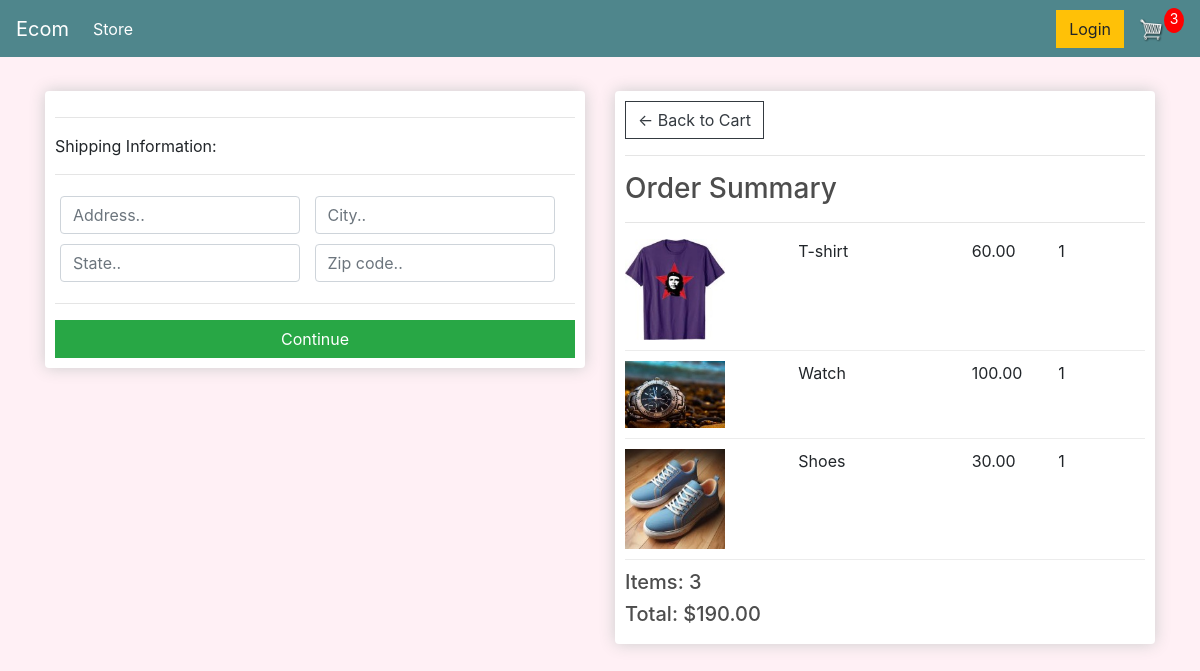
Screenshot of /checkout/ (signed in) with the database file from the repository.
### store/models.py (models this page shows, shortened)
class OrderItem(models.Model):
    product = models.ForeignKey(Product, on_delete=models.SET_NULL, null=True)
    order = models.ForeignKey(Order, on_delete=models.SET_NULL, null=True)
    quantity = models.IntegerField(default=0, null=True, blank=True)
    date_added = models.DateTimeField(auto_now_add=True)
    @property
    def get_total(self):
         total=self.product.price * self.quantity
         return total

class Product(models.Model):
        name=models.CharField(max_length=200)
        price=models.DecimalField(max_digits=7,decimal_places=2)
        digital=models.BooleanField(default=False,null=True,blank=True)#if false its a physicall product needed to be deliverd or shipped
        image = models.ImageField(null=True, blank=True)
        @property
        def imageURL(self):
             try:
                  url = self.image.url
             except:
                  url= ''
             return url

class Order(models.Model):
     customer= models.ForeignKey(Customer, on_delete=models.SET_NULL, null=True, blank= True)
     date_ordered=models.DateTimeField(auto_now_add=True)
     complete=models.BooleanField(default=False)
     transaction_id=models.CharField(max_length=100, null=True)
     @property
     def shipping(self):
          shipping= False
          orderitems=self.orderitem_set.all()
          for i in orderitems:
               if i.product.digital== False:
                    shipping=True
          return shipping
     @property
     def get_cart_total(self):
          orderitems= self.orderitem_set.all()
          total= sum([item.get_total for item in orderitems])
          return total
     @property
     def get_cart_items(self):
          orderitems= self.orderitem_set.all()
          total= sum([item.quantity for item in orderitems])
          return total

### store/views.py (the view)
# urls.py: path('checkout/', views.checkout, name="checkout"),
def checkout(request):
    data= cartData(request)
    cartItems = data['cartItems']
    order = data['order']
    items = data['items']
    context = {'items': items, 'order': order, 'cartItems': cartItems}
    return render(request, "store/checkout.html", context)

### store/utils.py (called while the page is built)
def cartData(request):
    if request.user.is_authenticated:
        customer = request.user.customer
        order, created = Order.objects.get_or_create(customer=customer, complete=False)
        if created:  # Save the order if it's newly created
            order.save()
        items = order.orderitem_set.all()
        total = order.get_cart_total  # Call the method to get cart total
        cartItems = order.get_cart_items  # Call the method to get cart items
    else:
        cookieData= cookieCart(request)
        cartItems = cookieData['cartItems']
        order = cookieData['order']
        items = cookieData['items']
    return{'cartItems': cartItems, 'order': order, 'items': items}

### store/templates/store/checkout.html (shortened to what this page needs)
{% extends 'store/Main.html' %} {% load static %} {% block content %}
<div class="row">
  <div class="col-lg-6">
    <div class="box-element" id="form-wrapper">
      <form id="form">
        <div id="shipping-info">
          <hr />
          <p>Shipping Information:</p>
          <hr />
          <div class="form-field">
            <input
              class="form-control"
              type="text"
              id="address"
              name="address"
              placeholder="Address.."
            />
          </div>
          <div class="form-field">
            <input
              class="form-control"
              type="text"
              id="city"
              name="city"
              placeholder="City.."
            />
          </div>
          <div class="form-field">
            <input
              class="form-control"
              type="text"
              id="state"
              name="state"
              placeholder="State.."
            />
          </div>
          <div class="form-field">
            <input
              class="form-control"
              type="text"
              id="zipcode"
              name="zipcode"
              placeholder="Zip code.."
            />
          </div>
        </div>
        <hr />
        <input
          id="form-button"
          class="btn btn-success btn-block"
          type="submit"
          value="Continue"
        />
      </form>
    </div>
    <br />
  </div>
  <div class="col-lg-6">
    <div class="box-element">
      <a class="btn btn-outline-dark" href="{% url 'cart' %}"
        >&#x2190; Back to Cart</a
      >
      <hr />
      <h3>Order Summary</h3>
      <hr />
      {% for item in items %}
      <div class="cart-row">
        <div style="flex: 2">
          <img class="row-image" src="{{item.product.imageURL}}" />
        </div>
        <div style="flex: 2"><p>{{item.product.name}}</p></div>
        <div style="flex: 1"><p>{{item.product.price|floatformat:2}}</p></div>
        <div style="flex: 1"><p>{{item.quantity}}</p></div>
      </div>
      {% endfor %}
      <h5>Items: {{order.get_cart_items}}</h5>
      <h5>Total: ${{order.get_cart_total|floatformat:2}}</h5>
    </div>
  </div>
</div>
{% endblock content %}

### static/css/main.css (style rules this page uses)
body { background-color:lavenderblush; }
h1,h2,h3,h4,h5,h6 { color:hsl(0, 0%, 30%); }
.box-element { box-shadow:hsl(0, 0%, 80%) 0 0 16px; background-color: #fff; border-radius: 4px; padding: 10px; }
.col-lg-4, .col-lg-6, .col-lg-8, .col-lg-12 { margin-top: 10px; }
.btn { border-radius: 0; }
.row-image { width: 100px; }
.form-field { width:250px; display: inline-block; padding: 5px; }
.cart-row { display: flex; align-items: flex-stretch; padding-bottom: 10px; margin-bottom: 10px; border-bottom: 1px solid #ececec; }

### rows the page displays
OrderItem: product.imageURL (picture), product.name "T-shirt", product.price "60.00", quantity "1"
OrderItem: product.imageURL (picture), product.name "Watch", product.price "100.00", quantity "1"
OrderItem: product.imageURL (picture), product.name "Shoes", product.price "30.00", quantity "1"
Order: get_cart_items "3", get_cart_total "190.00"

### other values shown
{{ cartItems }} "3"
